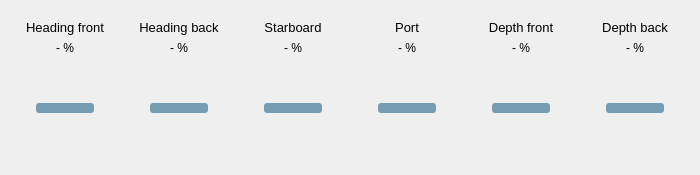
<?xml version="1.0" encoding="UTF-8"?>
<ui version="4.0">
 <class>Form</class>
 <widget class="QWidget" name="Form">
  <property name="geometry">
   <rect>
    <x>0</x>
    <y>0</y>
    <width>700</width>
    <height>175</height>
   </rect>
  </property>
  <property name="sizePolicy">
   <sizepolicy hsizetype="Expanding" vsizetype="Expanding">
    <horstretch>0</horstretch>
    <verstretch>0</verstretch>
   </sizepolicy>
  </property>
  <property name="minimumSize">
   <size>
    <width>700</width>
    <height>159</height>
   </size>
  </property>
  <property name="windowTitle">
   <string>Thruster Effort</string>
  </property>
  <property name="autoFillBackground">
   <bool>false</bool>
  </property>
  <layout class="QHBoxLayout" name="horizontalLayout">
   <item>
    <widget class="QWidget" name="heading_front_widget" native="true">
     <property name="sizePolicy">
      <sizepolicy hsizetype="Expanding" vsizetype="Expanding">
       <horstretch>0</horstretch>
       <verstretch>0</verstretch>
      </sizepolicy>
     </property>
     <property name="palette">
      <palette>
       <active>
        <colorrole role="Base">
         <brush brushstyle="SolidPattern">
          <color alpha="255">
           <red>255</red>
           <green>255</green>
           <blue>255</blue>
          </color>
         </brush>
        </colorrole>
        <colorrole role="Window">
         <brush brushstyle="SolidPattern">
          <color alpha="255">
           <red>54</red>
           <green>54</green>
           <blue>54</blue>
          </color>
         </brush>
        </colorrole>
       </active>
       <inactive>
        <colorrole role="Base">
         <brush brushstyle="SolidPattern">
          <color alpha="255">
           <red>255</red>
           <green>255</green>
           <blue>255</blue>
          </color>
         </brush>
        </colorrole>
        <colorrole role="Window">
         <brush brushstyle="SolidPattern">
          <color alpha="255">
           <red>54</red>
           <green>54</green>
           <blue>54</blue>
          </color>
         </brush>
        </colorrole>
       </inactive>
       <disabled>
        <colorrole role="Base">
         <brush brushstyle="SolidPattern">
          <color alpha="255">
           <red>54</red>
           <green>54</green>
           <blue>54</blue>
          </color>
         </brush>
        </colorrole>
        <colorrole role="Window">
         <brush brushstyle="SolidPattern">
          <color alpha="255">
           <red>54</red>
           <green>54</green>
           <blue>54</blue>
          </color>
         </brush>
        </colorrole>
       </disabled>
      </palette>
     </property>
     <property name="autoFillBackground">
      <bool>false</bool>
     </property>
     <layout class="QVBoxLayout" name="verticalLayout">
      <property name="spacing">
       <number>6</number>
      </property>
      <item>
       <widget class="QLabel" name="heading_front_label">
        <property name="font">
         <font>
          <pointsize>10</pointsize>
         </font>
        </property>
        <property name="text">
         <string>Heading front</string>
        </property>
        <property name="alignment">
         <set>Qt::AlignCenter</set>
        </property>
       </widget>
      </item>
      <item>
       <widget class="QLabel" name="heading_front_value">
        <property name="text">
         <string>- %</string>
        </property>
        <property name="alignment">
         <set>Qt::AlignCenter</set>
        </property>
       </widget>
      </item>
      <item>
       <widget class="QSlider" name="heading_front_slider">
        <property name="enabled">
         <bool>false</bool>
        </property>
        <property name="sizePolicy">
         <sizepolicy hsizetype="Expanding" vsizetype="Expanding">
          <horstretch>0</horstretch>
          <verstretch>0</verstretch>
         </sizepolicy>
        </property>
        <property name="styleSheet">
         <string notr="true">QSlider::groove:vertical {
    background: qlineargradient(x1: 0.4, y1: 0, x2: 0.4, y2: 1, 
                            stop: 0 #e41500, 
                            stop: 0.25 #e4d414,
                            stop: 0.5 #0be400,
                            stop: 0.75 #e4d414,
						   stop: 1 #e41500);
    position: absolute; /* absolutely position 4px from the left and right of the widget. setting margins on the widget should work too... */
    left: 25px; right: 25px;
	border-radius: 4px;
}

QSlider::handle:vertical {
    height: 10px;
	border-radius: 3px;
    background: rgb(117, 156, 176);
    margin: 0 -9px; /* expand outside the groove */
}</string>
        </property>
        <property name="minimum">
         <number>-100</number>
        </property>
        <property name="maximum">
         <number>100</number>
        </property>
        <property name="value">
         <number>0</number>
        </property>
        <property name="orientation">
         <enum>Qt::Vertical</enum>
        </property>
       </widget>
      </item>
     </layout>
    </widget>
   </item>
   <item>
    <widget class="QWidget" name="heading_back_widget" native="true">
     <property name="sizePolicy">
      <sizepolicy hsizetype="Expanding" vsizetype="Expanding">
       <horstretch>0</horstretch>
       <verstretch>0</verstretch>
      </sizepolicy>
     </property>
     <layout class="QVBoxLayout" name="verticalLayout_2">
      <item>
       <widget class="QLabel" name="heading_back_label">
        <property name="font">
         <font>
          <pointsize>10</pointsize>
         </font>
        </property>
        <property name="text">
         <string>Heading back</string>
        </property>
        <property name="alignment">
         <set>Qt::AlignCenter</set>
        </property>
       </widget>
      </item>
      <item>
       <widget class="QLabel" name="heading_back_value">
        <property name="text">
         <string>- %</string>
        </property>
        <property name="alignment">
         <set>Qt::AlignCenter</set>
        </property>
       </widget>
      </item>
      <item>
       <widget class="QSlider" name="heading_back_slider">
        <property name="enabled">
         <bool>false</bool>
        </property>
        <property name="sizePolicy">
         <sizepolicy hsizetype="Expanding" vsizetype="Expanding">
          <horstretch>0</horstretch>
          <verstretch>0</verstretch>
         </sizepolicy>
        </property>
        <property name="styleSheet">
         <string notr="true">QSlider::groove:vertical {
    background: qlineargradient(x1: 0.4, y1: 0, x2: 0.4, y2: 1, 
                            stop: 0 #e41500, 
                            stop: 0.25 #e4d414,
                            stop: 0.5 #0be400,
                            stop: 0.75 #e4d414,
						   stop: 1 #e41500);
    position: absolute; /* absolutely position 4px from the left and right of the widget. setting margins on the widget should work too... */
    left: 25px; right: 25px;
	border-radius: 4px;
}

QSlider::handle:vertical {
    height: 10px;
	border-radius: 3px;
    background: rgb(117, 156, 176);
    margin: 0 -9px; /* expand outside the groove */
}</string>
        </property>
        <property name="minimum">
         <number>-100</number>
        </property>
        <property name="maximum">
         <number>100</number>
        </property>
        <property name="value">
         <number>0</number>
        </property>
        <property name="orientation">
         <enum>Qt::Vertical</enum>
        </property>
       </widget>
      </item>
     </layout>
    </widget>
   </item>
   <item>
    <widget class="QWidget" name="starboard_widget" native="true">
     <property name="sizePolicy">
      <sizepolicy hsizetype="Expanding" vsizetype="Expanding">
       <horstretch>0</horstretch>
       <verstretch>0</verstretch>
      </sizepolicy>
     </property>
     <layout class="QVBoxLayout" name="verticalLayout_6">
      <item>
       <widget class="QLabel" name="starboard_label">
        <property name="font">
         <font>
          <pointsize>10</pointsize>
         </font>
        </property>
        <property name="text">
         <string>Starboard</string>
        </property>
        <property name="alignment">
         <set>Qt::AlignCenter</set>
        </property>
       </widget>
      </item>
      <item>
       <widget class="QLabel" name="starboard_value">
        <property name="text">
         <string>- %</string>
        </property>
        <property name="alignment">
         <set>Qt::AlignCenter</set>
        </property>
       </widget>
      </item>
      <item>
       <widget class="QSlider" name="starboard_slider">
        <property name="enabled">
         <bool>false</bool>
        </property>
        <property name="sizePolicy">
         <sizepolicy hsizetype="Expanding" vsizetype="Expanding">
          <horstretch>0</horstretch>
          <verstretch>0</verstretch>
         </sizepolicy>
        </property>
        <property name="styleSheet">
         <string notr="true">QSlider::groove:vertical {
    background: qlineargradient(x1: 0.4, y1: 0, x2: 0.4, y2: 1, 
                            stop: 0 #e41500, 
                            stop: 0.25 #e4d414,
                            stop: 0.5 #0be400,
                            stop: 0.75 #e4d414,
						   stop: 1 #e41500);
    position: absolute; /* absolutely position 4px from the left and right of the widget. setting margins on the widget should work too... */
    left: 25px; right: 25px;
	border-radius: 4px;
}

QSlider::handle:vertical {
    height: 10px;
	border-radius: 3px;
    background: rgb(117, 156, 176);
    margin: 0 -9px; /* expand outside the groove */
}</string>
        </property>
        <property name="minimum">
         <number>-100</number>
        </property>
        <property name="maximum">
         <number>100</number>
        </property>
        <property name="value">
         <number>0</number>
        </property>
        <property name="orientation">
         <enum>Qt::Vertical</enum>
        </property>
       </widget>
      </item>
     </layout>
    </widget>
   </item>
   <item>
    <widget class="QWidget" name="port_widget" native="true">
     <property name="sizePolicy">
      <sizepolicy hsizetype="Expanding" vsizetype="Expanding">
       <horstretch>0</horstretch>
       <verstretch>0</verstretch>
      </sizepolicy>
     </property>
     <layout class="QVBoxLayout" name="verticalLayout_3">
      <item>
       <widget class="QLabel" name="port_label">
        <property name="font">
         <font>
          <pointsize>10</pointsize>
         </font>
        </property>
        <property name="text">
         <string>Port</string>
        </property>
        <property name="alignment">
         <set>Qt::AlignCenter</set>
        </property>
       </widget>
      </item>
      <item>
       <widget class="QLabel" name="port_value">
        <property name="text">
         <string>- %</string>
        </property>
        <property name="alignment">
         <set>Qt::AlignCenter</set>
        </property>
       </widget>
      </item>
      <item>
       <widget class="QSlider" name="port_slider">
        <property name="enabled">
         <bool>false</bool>
        </property>
        <property name="sizePolicy">
         <sizepolicy hsizetype="Expanding" vsizetype="Expanding">
          <horstretch>0</horstretch>
          <verstretch>0</verstretch>
         </sizepolicy>
        </property>
        <property name="styleSheet">
         <string notr="true">QSlider::groove:vertical {
    background: qlineargradient(x1: 0.4, y1: 0, x2: 0.4, y2: 1, 
                            stop: 0 #e41500, 
                            stop: 0.25 #e4d414,
                            stop: 0.5 #0be400,
                            stop: 0.75 #e4d414,
						   stop: 1 #e41500);
    position: absolute; /* absolutely position 4px from the left and right of the widget. setting margins on the widget should work too... */
    left: 25px; right: 25px;
	border-radius: 4px;
}

QSlider::handle:vertical {
    height: 10px;
	border-radius: 3px;
    background: rgb(117, 156, 176);
    margin: 0 -9px; /* expand outside the groove */
}</string>
        </property>
        <property name="minimum">
         <number>-100</number>
        </property>
        <property name="maximum">
         <number>100</number>
        </property>
        <property name="value">
         <number>0</number>
        </property>
        <property name="orientation">
         <enum>Qt::Vertical</enum>
        </property>
       </widget>
      </item>
     </layout>
    </widget>
   </item>
   <item>
    <widget class="QWidget" name="depth_front_widget" native="true">
     <property name="sizePolicy">
      <sizepolicy hsizetype="Expanding" vsizetype="Expanding">
       <horstretch>0</horstretch>
       <verstretch>0</verstretch>
      </sizepolicy>
     </property>
     <layout class="QVBoxLayout" name="verticalLayout_5">
      <item>
       <widget class="QLabel" name="depth_front_label">
        <property name="font">
         <font>
          <pointsize>10</pointsize>
         </font>
        </property>
        <property name="text">
         <string>Depth front</string>
        </property>
        <property name="alignment">
         <set>Qt::AlignCenter</set>
        </property>
       </widget>
      </item>
      <item>
       <widget class="QLabel" name="depth_front_value">
        <property name="text">
         <string>- %</string>
        </property>
        <property name="alignment">
         <set>Qt::AlignCenter</set>
        </property>
       </widget>
      </item>
      <item>
       <widget class="QSlider" name="depth_front_slider">
        <property name="enabled">
         <bool>false</bool>
        </property>
        <property name="sizePolicy">
         <sizepolicy hsizetype="Expanding" vsizetype="Expanding">
          <horstretch>0</horstretch>
          <verstretch>0</verstretch>
         </sizepolicy>
        </property>
        <property name="styleSheet">
         <string notr="true">QSlider::groove:vertical {
    background: qlineargradient(x1: 0.4, y1: 0, x2: 0.4, y2: 1, 
                            stop: 0 #e41500, 
                            stop: 0.25 #e4d414,
                            stop: 0.5 #0be400,
                            stop: 0.75 #e4d414,
						   stop: 1 #e41500);
    position: absolute; /* absolutely position 4px from the left and right of the widget. setting margins on the widget should work too... */
    left: 25px; right: 25px;
	border-radius: 4px;
}

QSlider::handle:vertical {
    height: 10px;
	border-radius: 3px;
    background: rgb(117, 156, 176);
    margin: 0 -9px; /* expand outside the groove */
}</string>
        </property>
        <property name="minimum">
         <number>-100</number>
        </property>
        <property name="maximum">
         <number>100</number>
        </property>
        <property name="value">
         <number>0</number>
        </property>
        <property name="orientation">
         <enum>Qt::Vertical</enum>
        </property>
       </widget>
      </item>
     </layout>
    </widget>
   </item>
   <item>
    <widget class="QWidget" name="depth_back_widget" native="true">
     <property name="sizePolicy">
      <sizepolicy hsizetype="Expanding" vsizetype="Expanding">
       <horstretch>0</horstretch>
       <verstretch>0</verstretch>
      </sizepolicy>
     </property>
     <layout class="QVBoxLayout" name="verticalLayout_4">
      <item>
       <widget class="QLabel" name="depth_back_label">
        <property name="font">
         <font>
          <pointsize>10</pointsize>
         </font>
        </property>
        <property name="text">
         <string>Depth back</string>
        </property>
        <property name="alignment">
         <set>Qt::AlignCenter</set>
        </property>
       </widget>
      </item>
      <item>
       <widget class="QLabel" name="depth_back_value">
        <property name="text">
         <string>- %</string>
        </property>
        <property name="alignment">
         <set>Qt::AlignCenter</set>
        </property>
       </widget>
      </item>
      <item>
       <widget class="QSlider" name="depth_back_slider">
        <property name="enabled">
         <bool>false</bool>
        </property>
        <property name="sizePolicy">
         <sizepolicy hsizetype="Expanding" vsizetype="Expanding">
          <horstretch>0</horstretch>
          <verstretch>0</verstretch>
         </sizepolicy>
        </property>
        <property name="styleSheet">
         <string notr="true">QSlider::groove:vertical {
    background: qlineargradient(x1: 0.4, y1: 0, x2: 0.4, y2: 1, 
                            stop: 0 #e41500, 
                            stop: 0.25 #e4d414,
                            stop: 0.5 #0be400,
                            stop: 0.75 #e4d414,
						   stop: 1 #e41500);
    position: absolute; /* absolutely position 4px from the left and right of the widget. setting margins on the widget should work too... */
    left: 25px; right: 25px;
	border-radius: 4px;
}

QSlider::handle:vertical {
    height: 10px;
	border-radius: 3px;
    background: rgb(117, 156, 176);
    margin: 0 -9px; /* expand outside the groove */
}</string>
        </property>
        <property name="minimum">
         <number>-100</number>
        </property>
        <property name="maximum">
         <number>100</number>
        </property>
        <property name="value">
         <number>0</number>
        </property>
        <property name="orientation">
         <enum>Qt::Vertical</enum>
        </property>
       </widget>
      </item>
     </layout>
    </widget>
   </item>
  </layout>
 </widget>
 <resources/>
 <connections/>
</ui>
